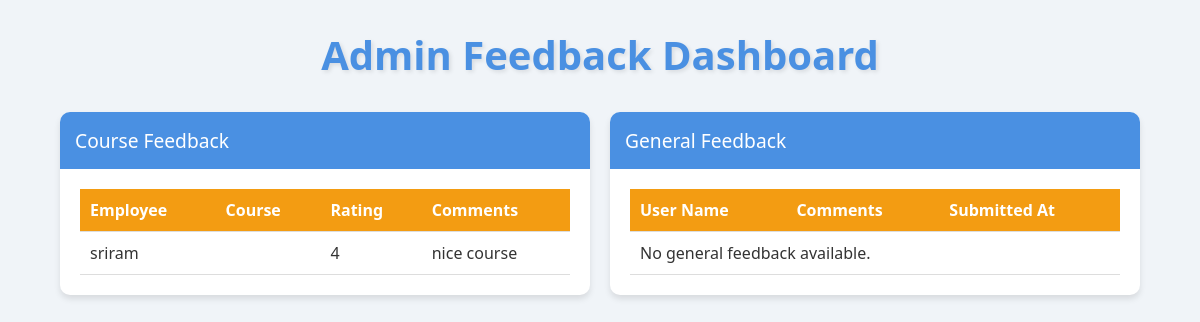
Page /dashboard/feedback_tracker/1/ on the earlier database version.
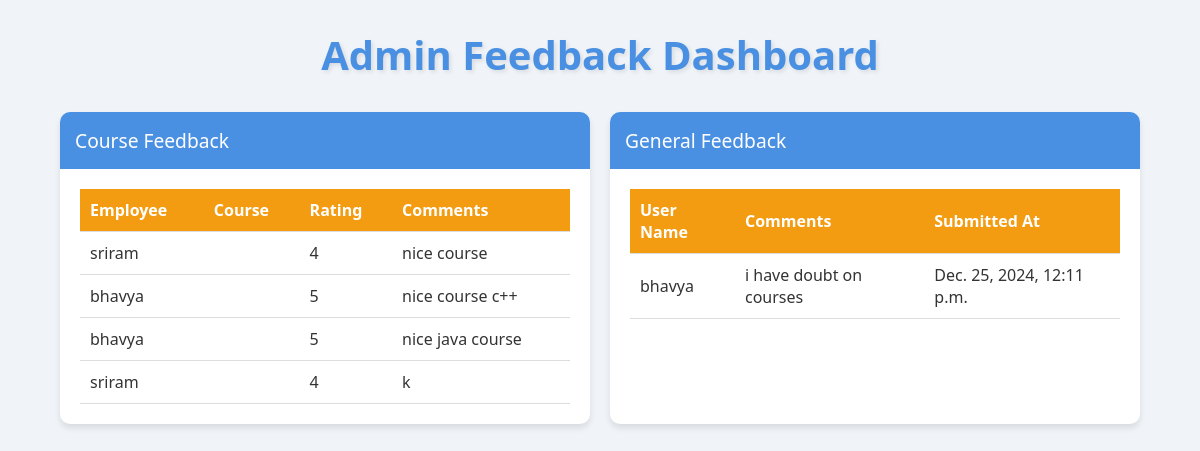
Same page on the later database version.
### dashboards/models.py (models this page shows, shortened)
class Feedback(models.Model):
    feedback_id = models.AutoField(primary_key=True)
    course = models.ForeignKey('Course', on_delete=models.CASCADE)  # ForeignKey to Course
    employee = models.ForeignKey('authentication.User', on_delete=models.CASCADE)  # ForeignKey to User
    rating = models.IntegerField()  # IntegerField for ratings
    comments = models.TextField(blank=True, null=True)
    class Meta:
        constraints = [
            models.CheckConstraint(check=models.Q(rating__gte=1) & models.Q(rating__lte=5), name='rating_between_1_and_5')
        ]

class GeneralFeedback(models.Model):
    user = models.ForeignKey('authentication.User', on_delete=models.CASCADE)  # User providing the feedback
    comments = models.TextField()  # Feedback comments
    submitted_at = models.DateTimeField(auto_now_add=True)  # Timestamp of submission

### authentication/models.py (models this page shows, shortened)
class User(models.Model):
    name = models.CharField(max_length=100)
    email = models.EmailField(unique=True)
    password = models.CharField(max_length=255)
    role = models.ForeignKey(Role, on_delete=models.CASCADE)

### dashboards/views.py (the view)
# urls.py: path('feedback_tracker/<int:user_id>/',views.feedback_tracker,name='feedback_tracker')
def feedback_tracker(request,user_id):
    feedbacks = Feedback.objects.all().select_related('course', 'employee')
    general_feedback_data = GeneralFeedback.objects.all().select_related('user')
    return render(request, 'dashboards/feedback_tracker.html', {
        'course_feedback_data': feedbacks,
        'general_feedback_data': general_feedback_data
    })

### dashboards/templates/dashboards/feedback_tracker.html (shortened to what this page needs)
<!DOCTYPE html>
<html lang="en">
<head>
</head>
<body>
    <h1 class="fade-in">Admin Feedback Dashboard</h1>
<div class="container">
    <div class="card fade-in">
        <div class="card-header">Course Feedback</div>
        <div class="card-content">
            <table id="courseFeedbackTable">
                <thead>
                    <tr>
                        <th>Employee</th>
                        <th>Course</th>
                        <th>Rating</th>
                        <th>Comments</th>
                    </tr>
                </thead>
                <tbody>
                    {% for feedback in course_feedback_data %}
                    <tr>
                        <td>{{ feedback.employee.name }}</td>
                        <td>{{ feedback.course.name }}</td>
                        <td>{{ feedback.rating }}</td>
                        <td>{{ feedback.comments }}</td>
                    </tr>
                    {% empty %}
                    <tr>
                        <td colspan="4">No feedback available.</td>
                    </tr>
                    {% endfor %}
                </tbody>
            </table>
        </div>
    </div>
    <div class="card fade-in">
        <div class="card-header">General Feedback</div>
        <div class="card-content">
            <table id="generalFeedbackTable">
                <thead>
                    <tr>
                        <th>User Name</th>
                        <th>Comments</th>
                        <th>Submitted At</th>
                    </tr>
                </thead>
                <tbody>
                    {% for feedback in general_feedback_data %}
                    <tr>
                        <td>{{ feedback.user.name }}</td>
                        <td>{{ feedback.comments }}</td>
                        <td>{{ feedback.submitted_at }}</td>
                    </tr>
                    {% empty %}
                    <tr>
                        <td colspan="3">No general feedback available.</td>
                    </tr>
                    {% endfor %}
                </tbody>
            </table>
        </div>
    </div>
</div>
</body>
</html>

Differences in the rows shown:
added Feedback: employee.name "bhavya", rating "5", comments "nice course c++"
added Feedback: employee.name "bhavya", rating "5", comments "nice java course"
added Feedback: employee.name "sriram", rating "4", comments "k"
added GeneralFeedback: user.name "bhavya", comments "i have doubt on courses", submitted_at "Dec. 25, 2024, 12:11 p.m."
Other differences:
text no longer shown: "No general feedback available."
